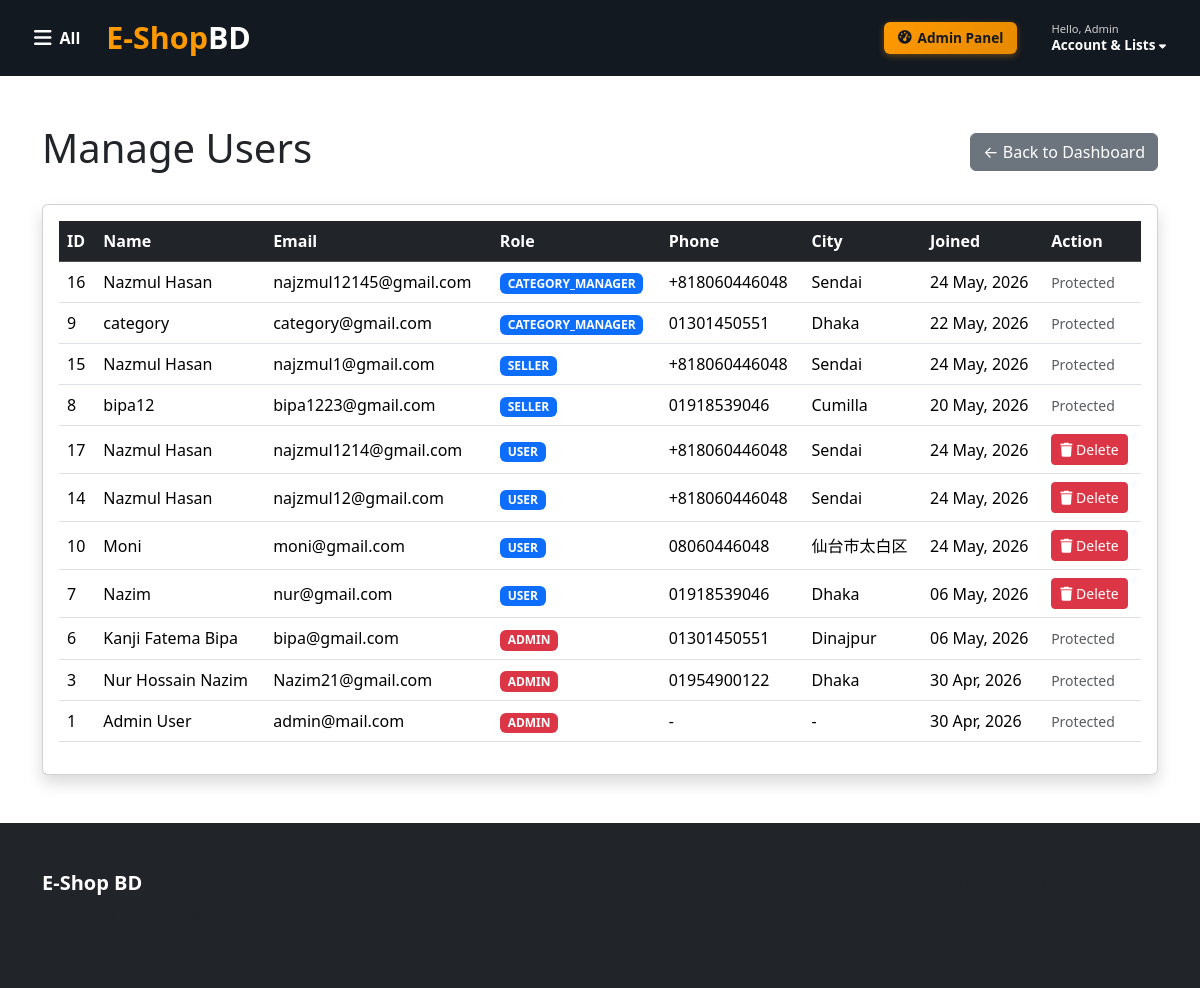
/admin/manage_users.php (signed in), run on the app's committed database.
### tables this page shows
CREATE TABLE `users` (
  `id` int(11) NOT NULL,
  `name` varchar(100) DEFAULT NULL,
  `email` varchar(100) DEFAULT NULL,
  `password` varchar(255) DEFAULT NULL,
  `role` enum('admin','user','seller','category_manager') DEFAULT 'user',
  `created_at` timestamp NOT NULL DEFAULT current_timestamp(),
  `phone` varchar(15) DEFAULT NULL,
  `address` text DEFAULT NULL,
  `city` varchar(50) DEFAULT NULL,
  `seller_status` enum('pending','approved','rejected') DEFAULT NULL,
  `shop_name` varchar(100) DEFAULT NULL,
  `seller_request_at` timestamp NULL DEFAULT NULL,
  `seller_approved_at` timestamp NULL DEFAULT NULL,
  `seller_address` text DEFAULT NULL
);

### admin/manage_users.php (the view, shortened to what this page needs)
<?php
include("../config/db.php");
$users = $conn->query("SELECT * FROM users ORDER BY role DESC, created_at DESC");
?>
<?php include("../includes/header.php"); ?>
<div class="container py-5">
    <div class="d-flex justify-content-between align-items-center mb-4">
        <h1>Manage Users</h1>
        <a href="dashboard.php" class="btn btn-secondary">← Back to Dashboard</a>
    </div>
    <div class="card shadow">
        <div class="card-body">
            <table class="table table-hover align-middle">
                <thead class="table-dark">
                    <tr>
                        <th>ID</th>
                        <th>Name</th>
                        <th>Email</th>
                        <th>Role</th>
                        <th>Phone</th>
                        <th>City</th>
                        <th>Joined</th>
                        <th>Action</th>
                    </tr>
                </thead>
                <tbody>
                    <?php while($row = $users->fetch_assoc()): ?>
                    <tr>
                        <td><?= $row['id'] ?></td>
                        <td><?= htmlspecialchars($row['name']) ?></td>
                        <td><?= htmlspecialchars($row['email']) ?></td>
                        <td>
                            <span class="badge <?= $row['role'] == 'admin' ? 'bg-danger' : 'bg-primary' ?>">
                                <?= strtoupper($row['role']) ?>
                            </span>
                        </td>
                        <td><?= htmlspecialchars($row['phone'] ?? '-') ?></td>
                        <td><?= htmlspecialchars($row['city'] ?? '-') ?></td>
                        <td><?= date('d M, Y', strtotime($row['created_at'])) ?></td>
                        <td>
                            <?php if ($row['role'] === 'user' && $row['id'] != $_SESSION['user_id']): ?>
                                <a href="?delete=<?= $row['id'] ?>"
                                   class="btn btn-danger btn-sm"
                                   onclick="return confirm('Delete this user and all their data (orders, cart, reviews)?')">
                                    <i class="fas fa-trash"></i> Delete
                                </a>
                            <?php else: ?>
                                <span class="text-muted small">Protected</span>
                            <?php endif; ?>
                        </td>
                    </tr>
                    <?php endwhile; ?>
                </tbody>
            </table>
        </div>
    </div>
</div>
<?php include("../includes/footer.php"); ?>

### data on the page
users: id "16", name "Nazmul Hasan", email "najzmul12145@gmail.com", role "CATEGORY_MANAGER", phone "+818060446048", city "Sendai", created_at "24 May, 2026", shows "Protected"
users: id "9", name "category", email "category@gmail.com", role "CATEGORY_MANAGER", phone "01301450551", city "Dhaka", created_at "22 May, 2026", shows "Protected"
users: id "15", name "Nazmul Hasan", email "najzmul1@gmail.com", role "SELLER", phone "+818060446048", city "Sendai", created_at "24 May, 2026", shows "Protected"
users: id "8", name "bipa12", email "bipa1223@gmail.com", role "SELLER", phone "01918539046", city "Cumilla", created_at "20 May, 2026", shows "Protected"
users: id "17", name "Nazmul Hasan", email "najzmul1214@gmail.com", role "USER", phone "+818060446048", city "Sendai", created_at "24 May, 2026"
users: id "14", name "Nazmul Hasan", email "najzmul12@gmail.com", role "USER", phone "+818060446048", city "Sendai", created_at "24 May, 2026"
users: id "10", name "Moni", email "moni@gmail.com", role "USER", phone "08060446048", city "仙台市太白区", created_at "24 May, 2026"
users: id "7", name "Nazim", email "nur@gmail.com", role "USER", phone "01918539046", city "Dhaka", created_at "06 May, 2026"
users: id "6", name "Kanji Fatema Bipa", email "bipa@gmail.com", role "ADMIN", phone "01301450551", city "Dinajpur", created_at "06 May, 2026", shows "Protected"
users: id "3", name "Nur Hossain Nazim", email "Nazim21@gmail.com", role "ADMIN", phone "01954900122", city "Dhaka", created_at "30 Apr, 2026", shows "Protected"
users: id "1", name "Admin User", email "admin@mail.com", role "ADMIN", phone "-", city "-", created_at "30 Apr, 2026", shows "Protected"

### other printed values
$first_name "Admin"
